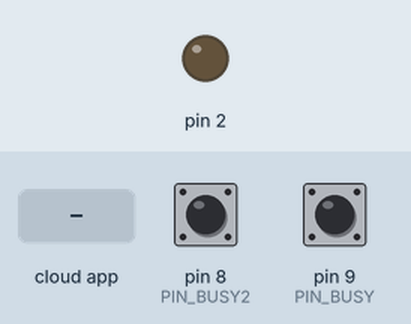
Recording of a sketch running on a simulated Arduino Uno, built with avr-gcc and run on an emulated ATmega328P. Parts: output pins drawn as LEDs (lit = HIGH). Inputs (shaded band) come from the test bench; at power-on: pin 8 (PIN_BUSY2) HIGH, pin 9 (PIN_BUSY) HIGH. The ROS host is connected and sends only what is stated; pins used as bus, display or sensor lines are not drawn.

Above: at 1.2 s.
1.3 s: the phone or cloud app sets tap to 0
Timing chart, 0 to 4.3 s (numbered marks = the images above; inputs shaded):
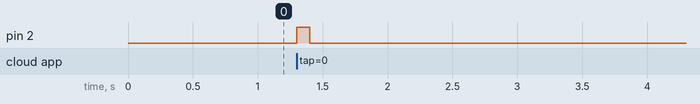

The sketch:

L6470_SPI_stepMoter_sketch_daysy_chiene.ino
```cpp
/*デイジーチェン接続
Arduino11番ピン（MOSI）- 6番ピン(SDI) L6470(一台目) 3番ピン(SDO) - (SDI)L6470(二台目)(SDO) - 12番ピン（MISO) Arduino
SCK 共通
SS - CS共通
*/
#include <SPI.h>
#include <MsTimer2.h>
#include <stdio.h>
#include <ros.h>
#include <geometry_msgs/Quaternion.h>
#include <std_msgs/Float32MultiArray.h>
#include <std_msgs/MultiArrayDimension.h>
#include <std_msgs/MultiArrayLayout.h>
#include <std_msgs/Int8.h>
#include <std_msgs/Empty.h>
#include <std_msgs/String.h>

// ピン定義。
#define PIN_SPI_MOSI 11
#define PIN_SPI_MISO 12
#define PIN_SPI_SCK 13
#define PIN_SPI_SS 10
#define PIN_BUSY 9
#define PIN_BUSY2 8

ros::NodeHandle nh;

//std_msgs::String msg5;
//ros::Publisher chatter3 ("chatter3", &msg5);
geometry_msgs::Quaternion msg2;
ros::Publisher chatter("chatter", &msg2);
std_msgs::Int8 msg4;
ros::Publisher chatter2("chatter2", &msg4);
std_msgs::Empty msg3;
ros::Publisher done("done", &msg3);
void tapCallback(const std_msgs::Empty& msg) {
  digitalWrite(2, HIGH);
  delay(100);
  digitalWrite(2, LOW);
  delay(100);
}

boolean executing = false;

void arrayMessageCallback(const std_msgs::Float32MultiArray& msg) {
  if (executing) return;
  executing = true;
  int i, j;
  msg4.data = msg.data[0];
  //msg5.data = "start";
  //chatter3.publish(&msg5);
  chatter2.publish(&msg4);
  for (i=1;i<msg.data[0];i++) {
    if (i == 3) {
      digitalWrite(2, HIGH);
    }
    if (i == msg.layout.dim[0].size-2) {
      digitalWrite(2, LOW);
    }
    int s = msg.data[i];
    msg4.data = s;
    chatter2.publish(&msg4);
    if (i & 1) {
      for (j=0;j<abs(s);j++) {
        if (s > 0) {
          L6470_move2(0, 1);
        } else {
          L6470_move2(1, 1);
        }
        delay(10);
      }
    } else {
      for (j=0;j<abs(s);j++) {
        if (s > 0) {
          L6470_move(0, 1);
        } else {
          L6470_move(1, 1);
        }
        delay(10);
      }
    }
    delay(100);
  }
  delay(1000);
  done.publish(&msg3);
  executing = false;
}

void messageCallback(const geometry_msgs::Quaternion& msg) {
 // x, y
 // z for pushing solenoid
 // w for duration

 if (msg.z > 0) {
   digitalWrite(2, HIGH);
 } else {
   digitalWrite(2, LOW);
 }
 if (msg.x > 0) {
   L6470_move2(0, msg.x);
 } else {
   L6470_move2(1, -msg.x);
 }
 if (msg.y > 0) {
   L6470_move(0, msg.y);
 } else {
   L6470_move(1, -msg.y);
 }
 delay(msg.w);
 msg2.x = msg.x * 2;
 msg2.y = msg.y * 2;
 msg2.z = msg.z * 2;
 msg2.w = msg.w * 2;
 //chatter.publish(&msg2);
}

ros::Subscriber<geometry_msgs::Quaternion> sub("route", messageCallback);
ros::Subscriber<std_msgs::Empty> sub2("tap", tapCallback);
ros::Subscriber<std_msgs::Float32MultiArray> sub3("route2", arrayMessageCallback);

void setup()
{
  pinMode(2, OUTPUT);
  pinMode(PIN_SPI_MOSI, OUTPUT);
  pinMode(PIN_SPI_MISO, INPUT);
  pinMode(PIN_SPI_SCK, OUTPUT);
  pinMode(PIN_SPI_SS, OUTPUT);
  pinMode(PIN_BUSY, INPUT_PULLUP);
  pinMode(PIN_BUSY2, INPUT_PULLUP);
  SPI.begin();
  SPI.setDataMode(SPI_MODE3);
  SPI.setBitOrder(MSBFIRST);
  Serial.begin(38400);
  digitalWrite(PIN_SPI_SS, HIGH);

  L6470_resetdevice(); //1台目のL6470リセット
  L6470_resetdevice2(); //2台目のL6470リセット
  L6470_setup();  //1台目のL6470を設定
  L6470_setup2();  //2台目のL6470を設定
  L6470_getstatus(); //1台目のフラグ解放
  L6470_getstatus2();//2台目のフラグ解放

  //MsTimer2::set(25, fulash);//シリアルモニター用のタイマー割り込み
  //MsTimer2::start();
  nh.initNode();
 // nh.advertise(chatter);
  nh.advertise(chatter2);
  //nh.advertise(chatter3);
  nh.advertise(done);
  nh.subscribe(sub);
  nh.subscribe(sub2);
  nh.subscribe(sub3);
/*
//1台目正転
L6470_move(1,800);//1台目を正転方向に800ステップ　(現在1/4マイクロステップ設定なので、フルステップの200ステップ分になる)
L6470_busydelay(1000);//1台目の動作終了から１秒待つ

//２台目正転
L6470_move2(1,800);//2台目を正転方向に800ステップ　()
L6470_busydelay2(1000);//2台目の動作終了から１秒待つ

//同時正転
for(int i=0;i<3;i++){
L6470_move(1,800);
L6470_move2(1,800);
L6470_busydelay(300);
}
delay(2000);

//同時逆転
for(int i=0;i<3;i++){
L6470_move(0,800);
L6470_move2(0,800);
L6470_busydelay(300);
}
delay(3000);

//同時　順次　正逆転
L6470_move(1,800);
L6470_move2(1,800);
L6470_move(0,800);
L6470_move2(0,800);
L6470_move(1,800);
L6470_move2(1,800);
delay(3000);

//交互に順次動作
for(int i=0;i<4;i++){
L6470_move(0,200);
L6470_busydelay(0);
L6470_move2(0,200);
L6470_busydelay2(0);
}
delay(3000);

//１テンポ遅れて順次動作
L6470_move(0,200);
L6470_busydelay(0);
for(int i=0;i<3;i++){
L6470_move2(0,200);
L6470_move(0,200);
}
L6470_move2(0,200);
L6470_busydelay2(0);
delay(3000);

//連続回転
L6470_run(1,0x1234);//69step/sの速度で正転
delay(5000);
L6470_run2(1,0x5678);//332step/sの速度で正転
delay(6000);

//回転停止
 L6470_softstop();//1台目回転停止
 L6470_softstop2();//2台目回転停止
delay(5000);

//指定座標に移動
 L6470_goto(0x4321);//座標0x004321に最短でいける回転方向で移動[B]
 L6470_goto2(0x8765);//座標0x008765に最短でいける回転方向で移動[B]
 L6470_busydelay(0);//　　　　　　↓
 L6470_busydelay2(3000);//２台とも動作が完了してから３秒待つ

 //原点座標に移動
 L6470_gohome();//座標原点0x000000に移動[B]
 L6470_gohome2();

 //原点につき次第　消磁
 L6470_hardhiz();
 L6470_hardhiz2();

 */
}

void loop(){
  nh.spinOnce();
  delay(1);
}

void L6470_setup(){
L6470_setparam_acc(0x30); //[R, WS] 加速度default 0x08A (12bit) (14.55*val+14.55[step/s^2])
L6470_setparam_dec(0x30); //[R, WS] 減速度default 0x08A (12bit) (14.55*val+14.55[step/s^2])
L6470_setparam_maxspeed(0x2a); //[R, WR]最大速度default 0x041 (10bit) (15.25*val+15.25[step/s])
L6470_setparam_minspeed(0x1200); //[R, WS]最小速度default 0x000 (1+12bit) (0.238*val[step/s])
L6470_setparam_fsspd(0x027); //[R, WR]μステップからフルステップへの切替点速度default 0x027 (10bit) (15.25*val+7.63[step/s])
L6470_setparam_kvalhold(0x28); //[R, WR]停止時励磁電圧default 0x29 (8bit) (Vs[V]*val/256)
L6470_setparam_kvalrun(0x28); //[R, WR]定速回転時励磁電圧default 0x29 (8bit) (Vs[V]*val/256)
L6470_setparam_kvalacc(0x28); //[R, WR]加速時励磁電圧default 0x29 (8bit) (Vs[V]*val/256)
L6470_setparam_kvaldec(0x28); //[R, WR]減速時励磁電圧default 0x29 (8bit) (Vs[V]*val/256)

L6470_setparam_stepmood(0x02); //ステップモードdefault 0x07 (1+3+1+3bit)
}

void L6470_setup2(){
L6470_setparam_acc2(0x30); //[R, WS] 加速度default 0x08A (12bit) (14.55*val+14.55[step/s^2])
L6470_setparam_dec2(0x30); //[R, WS] 減速度default 0x08A (12bit) (14.55*val+14.55[step/s^2])
L6470_setparam_maxspeed2(0x2a); //[R, WR]最大速度default 0x041 (10bit) (15.25*val+15.25[step/s])
L6470_setparam_minspeed2(0x1200); //[R, WS]最小速度default 0x000 (1+12bit) (0.238*val[step/s])
L6470_setparam_fsspd2(0x027); //[R, WR]μステップからフルステップへの切替点速度default 0x027 (10bit) (15.25*val+7.63[step/s])
L6470_setparam_kvalhold2(0x28); //[R, WR]停止時励磁電圧default 0x29 (8bit) (Vs[V]*val/256)
L6470_setparam_kvalrun2(0x28); //[R, WR]定速回転時励磁電圧default 0x29 (8bit) (Vs[V]*val/256)
L6470_setparam_kvalacc2(0x28); //[R, WR]加速時励磁電圧default 0x29 (8bit) (Vs[V]*val/256)
L6470_setparam_kvaldec2(0x28); //[R, WR]減速時励磁電圧default 0x29 (8bit) (Vs[V]*val/256)

L6470_setparam_stepmood2(0x02); //ステップモードdefault 0x07 (1+3+1+3bit)
}


void fulash(){


long a=L6470_getparam_abspos();
long b=L6470_getparam_speed();
long c=L6470_getparam_abspos2();
long d=L6470_getparam_speed2();
char str[15];
snprintf(str,sizeof(str),"1pos=0x%6.6X ",a);
Serial.print(str);
snprintf(str,sizeof(str),"1spd=0x%5.5X ",b);
Serial.print(str);
snprintf(str,sizeof(str),"2pos=0x%6.6X ",c);
Serial.print(str);
snprintf(str,sizeof(str),"2spd=0x%5.5X ",d);
Serial.println(str);

 /* Serial.print("0x");
  Serial.print( L6470_getparam_abspos(),HEX);
  Serial.print(" 0x");
  Serial.print( L6470_getparam_speed(),HEX);
  Serial.print(" 0x");
  Serial.print( L6470_getparam_abspos2(),HEX);
  Serial.print(" 0x");
  Serial.println( L6470_getparam_speed2(),HEX);
  */
}
```

L6470_commands.ino
```cpp
/*L6470 1台目コントロール　コマンド
 引数-----------------------
 dia   1:正転 0:逆転,
 spd  (20bit)(0.015*spd[step/s])
 pos  (22bit)
 n_step (22bit)
 act   1:絶対座標をマーク  0:絶対座標リセット
 mssec ミリ秒
 val 各レジスタに書き込む値
 ---------------------------
 L6470_run(dia,spd);//指定方向に連続回転 [n]
 L6470_stepclock(dia);//指定方向にstepピンのクロックで回転[n]
 L6470_move(dia,n_step);//指定方向に指定数ステップする[B]
 L6470_goto(pos);//指定座標に最短でいける回転方向で移動[B]
 L6470_gotodia(dia,pos);//回転方向を指定して指定座標に移動[B]
 L6470_gountil(act,dia,spd);//指定した回転方向に指定した速度で回転し、スイッチのONで停止と座標処理[B]
 L6470_relesesw(act,dia);//スイッチがOFFに戻るまで最低速度で回転し、急停止と座標処理[B]
 L6470_gohome();//座標原点に移動[B]
 L6470_gomark();//マーク座標に移動[B]
 L6470_resetpos();//絶対座標リセット[n]
 L6470_resetdevice();//L6470リセット[n]
 L6470_softstop();//回転停止、保持トルクあり[B]
 L6470_hardstop();//回転急停止、保持トルクあり[n]
 L6470_softhiz();//回転停止、保持トルクなし[B]
 L6470_hardhiz();//回転急停止、保持トルクなし[n]
 L6470_getstatus();//statusレジスタの値を返す[n]（L6470_getparam_status();と同じ）


 L6470_busydelay(msec);　//busyフラグがHIGHになってから、指定ミリ秒待つ。

 レジスタ書き込みコマンド
 L6470_setparam_abspos(val); //[R, WS]現在座標default 0x000000 (22bit)
 L6470_setparam_elpos(val); //[R, WS]コイル励磁の電気的位置default 0x000 (2+7bit)
 L6470_setparam_mark(val); //[R, WR]マーク座標default 0x000000 (22bit)
 //ありませんL6470_spped //[R] 現在速度read onry  (20bit)
 L6470_setparam_acc(val); //[R, WS] 加速度default 0x08A (12bit) (14.55*val+14.55[step/s^2])
 L6470_setparam_dec(val); //[R, WS] 減速度default 0x08A (12bit) (14.55*val+14.55[step/s^2])
 L6470_setparam_maxspeed(val); //[R, WR]最大速度default 0x041 (10bit) (15.25*val+15.25[step/s])
 L6470_setparam_minspeed(val); //[R, WS]最小速度default 0x000 (1+12bit) (0.238*val+[step/s])
 L6470_setparam_fsspd(val); //[R, WR]μステップからフルステップへの切替点速度default 0x027 (10bit) (15.25*val+7.63[step/s])
 L6470_setparam_kvalhold(val); //[R, WR]停止時励磁電圧default 0x29 (8bit) (Vs[V]*val/256)
 L6470_setparam_kvalrun(val); //[R, WR]定速回転時励磁電圧default 0x29 (8bit) (Vs[V]*val/256)
 L6470_setparam_kvalacc(val); //[R, WR]加速時励磁電圧default 0x29 (8bit) (Vs[V]*val/256)
 L6470_setparam_kvaldec(val); //[R, WR]減速時励磁電圧default 0x29 (8bit) (Vs[V]*val/256)
 L6470_setparam_intspd(val); //[R, WH]逆起電力補償切替点速度default 0x0408 (14bit) (0.238*val[step/s])
 L6470_setparam_stslp(val); //[R, WH]逆起電力補償低速時勾配default 0x19 (8bit) (0.000015*val[% s/step])
 L6470_setparam_fnslpacc(val); //[R, WH]逆起電力補償高速時加速勾配default 0x29 (8bit) (0.000015*val[% s/step])
 L6470_setparam_fnslpdec(val); //[R, WH]逆起電力補償高速時減速勾配default 0x29 (8bit) (0.000015*val[% s/step])
 L6470_setparam_ktherm(val); //[R, WR]不明default 0x0 (4bit) (0.03125*val+1)
 //ありませんL6470_adcout //[R] read onry (5bit) ADCによる逆起電力補償の大きさかな？
 L6470_setparam_ocdth(val); //[R, WR]過電流しきい値default 0x8 (4bit) (375*val+375[mA])
 L6470_setparam_stallth(val); //[R, WR]失速電流しきい値？default 0x40 (7bit) (31.25*val+31.25[mA])
 L6470_setparam_stepmood(val); //[R, WH]ステップモードdefault 0x07 (1+3+1+3bit)
 L6470_setparam_alareen(val); //[R, WS]有効アラームdefault 0xff (1+1+1+1+1+1+1+1bit)
 L6470_setparam_config(val); //[R, WH]各種設定default 0x2e88 (3+3+2+1+1+1+1+1+3bit)
 //L6470_status //[R]状態read onry (16bit)

 [R]:読み取り専用
 [WR]:いつでも書き換え可
 [WH]:書き込みは出力がハイインピーダンスの時のみ可
 [WS]:書き換えはモータが停止している時のみ可


 レジスタ読み込みコマンド(返り値　long型)
 L6470_getparam_abspos();
 L6470_getparam_elpos();
 L6470_getparam_mark();
 L6470_getparam_speed();
 L6470_getparam_acc();
 L6470_getparam_dec();
 L6470_getparam_maxspeed();
 L6470_getparam_minspeed();
 L6470_getparam_fsspd();
 L6470_getparam_kvalhold();
 L6470_getparam_kvalrun();
 L6470_getparam_kvalacc();
 L6470_getparam_kvaldec();
 L6470_getparam_intspd();
 L6470_getparam_stslp();
 L6470_getparam_fnslpacc();
 L6470_getparam_fnslpdec();
 L6470_getparam_ktherm();
 L6470_getparam_adcout();
 L6470_getparam_ocdth();
 L6470_getparam_stallth();
 L6470_getparam_stepmood();
 L6470_getparam_alareen();
 L6470_getparam_config();
 L6470_getparam_status();
 */

//layer3--------------------------------------------------------
//１台目用
void L6470_setparam_abspos(long val){L6470_transfer(0x01,3,val);}
void L6470_setparam_elpos(long val){L6470_transfer(0x02,2,val);}
void L6470_setparam_mark(long val){L6470_transfer(0x03,3,val);}
void L6470_setparam_acc(long val){L6470_transfer(0x05,2,val);}
void L6470_setparam_dec(long val){L6470_transfer(0x06,2,val);}
void L6470_setparam_maxspeed(long val){L6470_transfer(0x07,2,val);}
void L6470_setparam_minspeed(long val){L6470_transfer(0x08,2,val);}
void L6470_setparam_fsspd(long val){L6470_transfer(0x15,2,val);}
void L6470_setparam_kvalhold(long val){L6470_transfer(0x09,1,val);}
void L6470_setparam_kvalrun(long val){L6470_transfer(0x0a,1,val);}
void L6470_setparam_kvalacc(long val){L6470_transfer(0x0b,1,val);}
void L6470_setparam_kvaldec(long val){L6470_transfer(0x0c,1,val);}
void L6470_setparam_intspd(long val){L6470_transfer(0x0d,2,val);}
void L6470_setparam_stslp(long val){L6470_transfer(0x0e,1,val);}
void L6470_setparam_fnslpacc(long val){L6470_transfer(0x0f,1,val);}
void L6470_setparam_fnslpdec(long val){L6470_transfer(0x10,1,val);}
void L6470_setparam_ktherm(long val){L6470_transfer(0x11,1,val);}
void L6470_setparam_ocdth(long val){L6470_transfer(0x13,1,val);}
void L6470_setparam_stallth(long val){L6470_transfer(0x14,1,val);}
void L6470_setparam_stepmood(long val){L6470_transfer(0x16,1,val);}
void L6470_setparam_alareen(long val){L6470_transfer(0x17,1,val);}
void L6470_setparam_config(long val){L6470_transfer(0x18,2,val);}


//１台目用
long L6470_getparam_abspos(){return L6470_getparam(0x01,3);}
long L6470_getparam_elpos(){return L6470_getparam(0x02,2);}
long L6470_getparam_mark(){return L6470_getparam(0x03,3);}
long L6470_getparam_speed(){return L6470_getparam(0x04,3);}
long L6470_getparam_acc(){return L6470_getparam(0x05,2);}
long L6470_getparam_dec(){return L6470_getparam(0x06,2);}
long L6470_getparam_maxspeed(){return L6470_getparam(0x07,2);}
long L6470_getparam_minspeed(){return L6470_getparam(0x08,2);}
long L6470_getparam_fsspd(){return L6470_getparam(0x15,2);}
long L6470_getparam_kvalhold(){return L6470_getparam(0x09,1);}
long L6470_getparam_kvalrun(){return L6470_getparam(0x0a,1);}
long L6470_getparam_kvalacc(){return L6470_getparam(0x0b,1);}
long L6470_getparam_kvaldec(){return L6470_getparam(0x0c,1);}
long L6470_getparam_intspd(){return L6470_getparam(0x0d,2);}
long L6470_getparam_stslp(){return L6470_getparam(0x0e,1);}
long L6470_getparam_fnslpacc(){return L6470_getparam(0x0f,1);}
long L6470_getparam_fnslpdec(){return L6470_getparam(0x10,1);}
long L6470_getparam_ktherm(){return L6470_getparam(0x11,1);}
long L6470_getparam_adcout(){return L6470_getparam(0x12,1);}
long L6470_getparam_ocdth(){return L6470_getparam(0x13,1);}
long L6470_getparam_stallth(){return L6470_getparam(0x14,1);}
long L6470_getparam_stepmood(){return L6470_getparam(0x16,1);}
long L6470_getparam_alareen(){return L6470_getparam(0x17,1);}
long L6470_getparam_config(){return L6470_getparam(0x18,2);}
long L6470_getparam_status(){return L6470_getparam(0x19,2);}


//layer2--------------------------------------------------------
//１台目用
void L6470_run(int dia,long spd){
  if(dia==1)
    L6470_transfer(0x51,3,spd);
  else
    L6470_transfer(0x50,3,spd);
}
void L6470_stepclock(int dia){
  if(dia==1)
    L6470_transfer(0x59,0,0);
  else
    L6470_transfer(0x58,0,0);
}
void L6470_move(int dia,long n_step){
  if(dia==1)
    L6470_transfer(0x41,3,n_step);
  else
    L6470_transfer(0x40,3,n_step);
}
void L6470_goto(long pos){
  L6470_transfer(0x60,3,pos);
}
void L6470_gotodia(int dia,int pos){
  if(dia==1)
    L6470_transfer(0x69,3,pos);
  else
    L6470_transfer(0x68,3,pos);
}
void L6470_gountil(int act,int dia,long spd){
  if(act==1)
    if(dia==1)
      L6470_transfer(0x8b,3,spd);
    else
      L6470_transfer(0x8a,3,spd);
  else
    if(dia==1)
      L6470_transfer(0x83,3,spd);
    else
      L6470_transfer(0x82,3,spd);
}
void L6470_relesesw(int act,int dia){
  if(act==1)
    if(dia==1)
      L6470_transfer(0x9b,0,0);
    else
      L6470_transfer(0x9a,0,0);
  else
    if(dia==1)
      L6470_transfer(0x93,0,0);
    else
      L6470_transfer(0x92,0,0);
}
void L6470_gohome(){
  L6470_transfer(0x70,0,0);
}
void L6470_gomark(){
  L6470_transfer(0x78,0,0);
}
void L6470_resetpos(){
  L6470_transfer(0xd8,0,0);
}
void L6470_resetdevice(){
  L6470_send(0x00);//nop命令
  L6470_send(0x00);
  L6470_send(0x00);
  L6470_send(0x00);
  L6470_send(0xc0);
}
void L6470_softstop(){
  L6470_transfer(0xb0,0,0);
}
void L6470_hardstop(){
  L6470_transfer(0xb8,0,0);
}
void L6470_softhiz(){
  L6470_transfer(0xa0,0,0);
}
void L6470_hardhiz(){
  L6470_transfer(0xa8,0,0);
}

long L6470_getstatus(){
  long val=0;
  L6470_send(0xd0);
  for(int i=0;i<=1;i++){
    val = val << 8;
    digitalWrite(PIN_SPI_SS, LOW); // ~SSイネーブル。
    SPI.transfer(0x00); // アドレスもしくはデータ送信。
    val = val | SPI.transfer(0x00); // アドレスもしくはデータ送信。
    digitalWrite(PIN_SPI_SS, HIGH); // ~SSディスエーブル
  }
  return val;
}

//-----
void L6470_transfer(int add,int bytes,long val){//1台目に送信
  int data[3];
  //while(!busy_flag()){} //BESYフラグが解除されるまで待機
  while(!digitalRead(PIN_BUSY)){}//BESYピン出力が解除されるまで待機
  L6470_send(add);
  for(int i=0;i<=bytes-1;i++){
    data[i] = val & 0xff;
    val = val >> 8;
  }
  if(bytes==3){
    L6470_send(data[2]);
  }
  if(bytes>=2){
    L6470_send(data[1]);
  }
  if(bytes>=1){
    L6470_send(data[0]);
  }
}


void L6470_send(unsigned char add_or_val){//1台目に送信
  digitalWrite(PIN_SPI_SS, LOW); // ~SSイネーブル。
  SPI.transfer(0); // アドレスもしくはデータ送信。
  SPI.transfer(add_or_val); // アドレスもしくはデータ送信。
  digitalWrite(PIN_SPI_SS, HIGH); // ~SSディスエーブル。
}

void L6470_busydelay(long time){
//while(!busy_flag()){}
  while(!digitalRead(PIN_BUSY)){}//BESYピン出力が解除されるまで待機
  delay(time);
}

long L6470_getparam(int add,int bytes){//1台目に送信
  long val=0;
  int send_add = add | 0x20;
  L6470_send(send_add);
  for(int i=0;i<=bytes-1;i++){
    val = val << 8;
    digitalWrite(PIN_SPI_SS, LOW); // ~SSイネーブル。
    SPI.transfer(0x00);// 0送信。
    val = val | SPI.transfer(0x00); // アドレスもしくはデータ送信。
    digitalWrite(PIN_SPI_SS, HIGH); // ~SSディスエーブル
  }
  return val;
}

int busy_flag(){
int sta=L6470_getparam_status();
sta = sta >> 1;
sta = sta & 0x0001;
return sta;
 }
```

Source omitted: L6470_commands2.ino (10160 bytes)

Measured:
- after the input at 1.3 s, pin 2: LOW → HIGH at once, → LOW 0.10 s later
